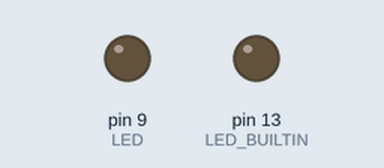
Recording of a sketch running on a simulated Arduino Uno, built with avr-gcc and run on an emulated ATmega328P. Shown: output pins drawn as LEDs (lit = HIGH).

Above: at 0.15 s.
At 39.84 s:
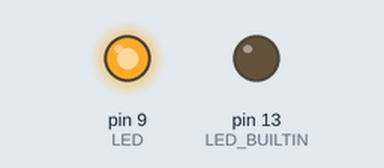
Timing chart, 0 to 40.0 s (numbered marks = the images above):
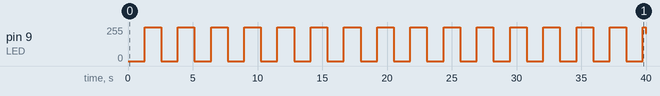

Measured:
- by itself, pin 9 (LED): 0/255 → 255/255 at 1.3 s, → 0/255 1.3 s later, → 255/255 1.3 s later, → 0/255 1.3 s later, … (32 changes in this stretch)

The sketch:

sketch_ch1.ino
```cpp
const int LED=9;
void setup() {
 pinMode(LED_BUILTIN, OUTPUT);
 digitalWrite(LED_BUILTIN, LOW);
 pinMode (LED, OUTPUT);
 }

void loop() {
  /*digitalWrite(LED, HIGH);
  delay(1000);
  digitalWrite(LED, LOW);
  delay(1000);*/
  /*for (int i=1; i<=100; i=i+2)
  {
    digitalWrite(LED,HIGH);
    delay(i);
    digitalWrite(LED,LOW);
    delay(i);
  }
  for (int i=100; i>=1; i=i-2)
  {
    digitalWrite(LED,HIGH);
    delay(i);
    digitalWrite(LED,LOW);
    delay(i);
  }*/
  for (int i=0; i<256; i++)
  {
    analogWrite(LED,i);
    delay(5);
  }
  for (int i=255; i>=0; i--)
  {
    analogWrite(LED,i);
    delay(5);
  }
 }
```
